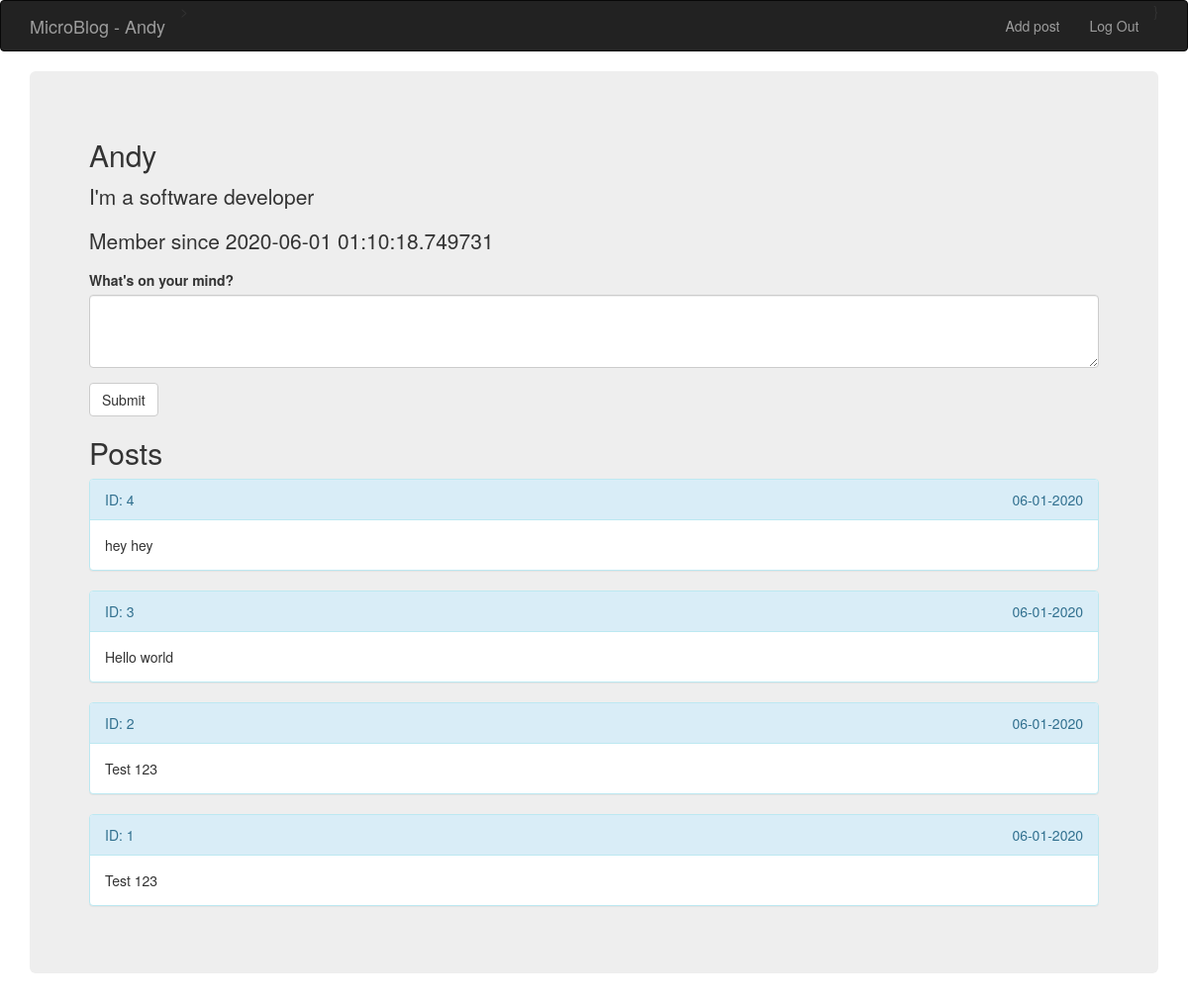
Page /user/Andy (signed in) on the earlier database version.
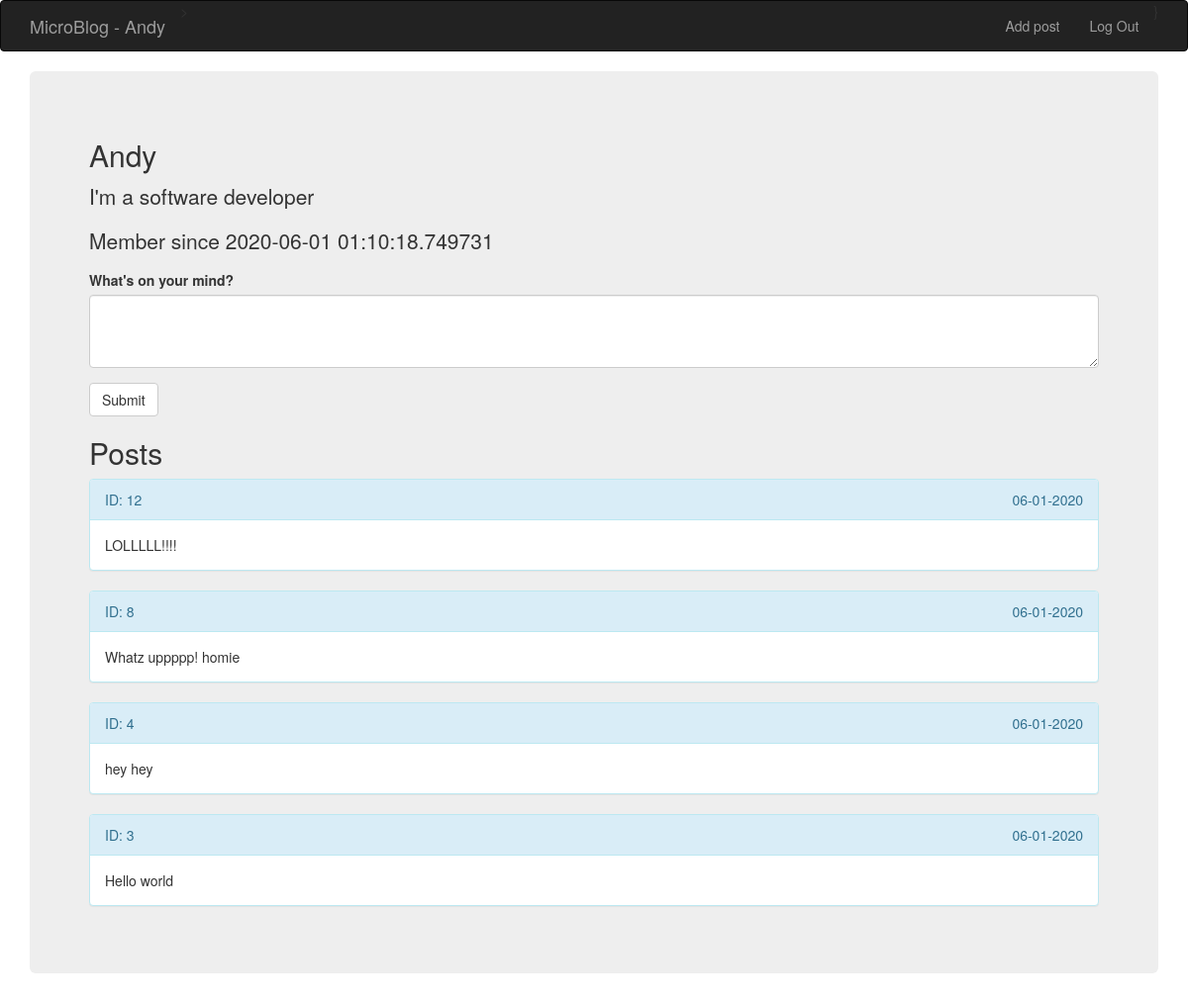
Same page on the later database version.
### app/models/User.py (models this page shows, shortened)
class User(UserMixin, db.Model):
    __tablename__ = 'users'
    id = db.Column(db.Integer, primary_key=True)
    user_name = db.Column(db.String(32), index=True, unique=True)
    about_me = db.Column(db.Text())
    member_since = db.Column(db.DateTime(), default=datetime.utcnow)
    email = db.Column(db.String(120), index=True, unique=True)
    password_hash = db.Column(db.String(128))
    confirmed = db.Column(db.Boolean, default=False)
    posts = db.relationship('Post', backref='author', lazy='dynamic')

### app/models/Post.py (models this page shows, shortened)
class Post(db.Model):
    __tablename__ = 'posts'
    id = db.Column(db.Integer, primary_key=True)
    body = db.Column(db.String(140))
    timestamp = db.Column(db.DateTime, index=True, default=datetime.utcnow)
    user_id = db.Column(db.Integer, db.ForeignKey(User.id))

### app/routes/main.py (the view)
@main.route('/user/<username>', methods=['GET', 'POST'])
@login_required
def user(username):
    user = User.query.filter_by(user_name=username).first_or_404()
    form = PostForm()
    if form.validate_on_submit():
        post = Post(body=form.body.data, author=current_user._get_current_object())
        db.session.add(post)
        db.session.commit()
        flash(alerts['post_success'])
        return redirect(url_for('main.user', username=user.user_name))
    posts = Post.query.filter_by(user_id=user.id).order_by(Post.timestamp.desc()).all()
    return render_template('profile.html', user=user, form=form, posts=posts, profile_page=True)

### app/microblog/forms.py
class PostForm(FlaskForm):
    body = TextAreaField("What's on your mind?", render_kw={"rows": 3}, validators=[DataRequired()])
    submit = SubmitField('Submit')

### app/models/User.py (called while the page is built)
@login_manager.user_loader
def load_user(id):
    return User.query.get(int(id))

### app/routes/auth.py (called while the page is built)
@auth.before_app_request
def before_request():
    if current_user.is_authenticated \
            and not current_user.confirmed \
            and request.blueprint != 'auth' \
            and request.endpoint != 'static':
        return redirect(url_for('auth.unconfirmed'))

### app/utils/filters.py (called while the page is built)
@filters.app_template_filter()
def pretty_date(value):
    return value.strftime("%m-%d-%Y")

### app/templates/profile.html (shortened to what this page needs)
{% extends "base.html" %}
{% import "bootstrap/wtf.html" as wtf %}
{% block page_content %}
    <div class="jumbotron">
        <h2>{{ user.user_name }}</h2>
        <p>{{ user.about_me }}</p>
        <p>Member since {{ user.member_since }}</p>
        {{ wtf.quick_form(form) }}
        <h2>Posts</h2>
        {% for post in posts %}
            {% include 'widgets/post.html' %}
        {% endfor %}
    </div>
{% endblock %}

### app/templates/base.html (shortened to what this page needs)
{% extends "bootstrap/base.html" %}
{% block head %}
{{ super() }}
{% endblock %}
{% block navbar %}
<div class="navbar navbar-inverse" role="navigation">
    <div class="container">
        <div class="navbar-header">
            <a class="navbar-brand" href="{{ url_for('main.index') }}">MicroBlog
                {% if current_user.user_name %}
                - {{ current_user.user_name }}
                {% endif %}
            </a>
        </div>
        <div class="navbar-collapse collapse">
            <ul class="nav navbar-nav navbar-right">
                {% if current_user.is_authenticated %}
                    <li><a href="{{ url_for('main.user', username=current_user.user_name) }}">Add post</a></li>
                    <li><a href="{{ url_for('auth.logout') }}">Log Out</a></li>
                {% else %}
                    <li><a href="{{ url_for('auth.login') }}">login</a></li>
                {% endif %}}
            </ul>>
        </div>
    </div>
</div>
{% endblock %}
{% block content %}
<div class="container">
    {% block page_content %}{% endblock %}
</div>
{% endblock %}

### app/templates/widgets/post.html
<div class="panel panel-info">
    {% if profile_page %}
        <div class="panel-heading">ID: {{ post.id }} <span class="pull-right">{{ post.timestamp | pretty_date }}</span></div>
    {% else %}
        <div class="panel-heading">{{ post.author.user_name }}<span class="pull-right">Date: {{ post.timestamp | pretty_date }}</span></div>
    {% endif %}
    <div class="panel-body">
        {{ post.body }}
    </div>
</div>

Differences in the rows shown:
removed Post: id "2", timestamp|pretty_date "06-01-2020", body "Test 123"
removed Post: id "1", timestamp|pretty_date "06-01-2020", body "Test 123"
added Post: id "12", timestamp|pretty_date "06-01-2020", body "LOLLLLL!!!!"
added Post: id "8", timestamp|pretty_date "06-01-2020", body "Whatz uppppp! homie"
